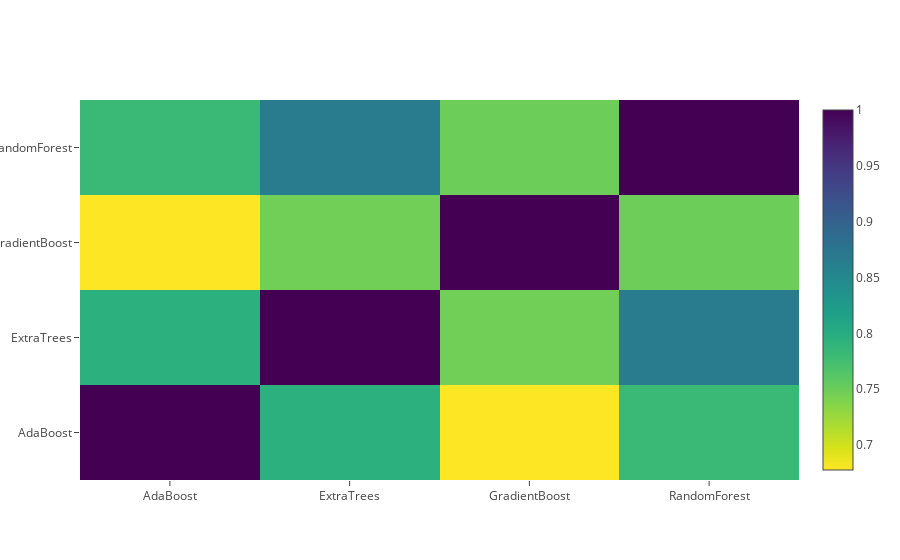

The notebook cell this image was saved under:
### Code cell
data = [
    go.Heatmap(
        z= base_predictions_train.astype(float).corr().values ,
        x=base_predictions_train.columns.values,
        y= base_predictions_train.columns.values,
          colorscale='Viridis',
            showscale=True,
            reversescale = True
    )
]
py.iplot(data, filename='labelled-heatmap')

### Figure 1 — Plotly figure (JSON) as saved in the notebook; plotly's stock layout.template omitted (floating-point values rounded to 4 significant figures)
{"data": [{"colorscale": "Viridis", "reversescale": true, "showscale": true, "type": "heatmap", "x": ["AdaBoost", "ExtraTrees", "GradientBoost", "RandomForest"], "y": ["AdaBoost", "ExtraTrees", "GradientBoost", "RandomForest"], "z": [[1, 0.7947, 0.6777, 0.7815], [0.7947, 1, 0.7474, 0.8678], [0.6777, 0.7474, 1, 0.7497], [0.7815, 0.8678, 0.7497, 1]]}], "layout": {}}
